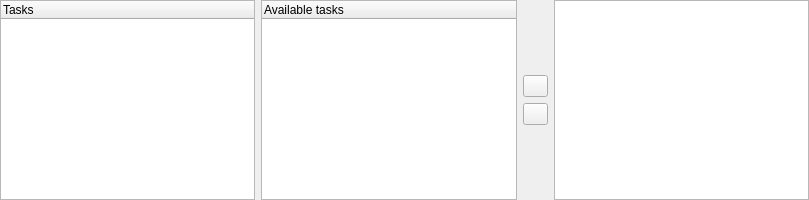
<ui version="4.0" >
 <class>KPlato::PertEditor</class>
 <widget class="QWidget" name="KPlato::PertEditor" >
  <property name="geometry" >
   <rect>
    <x>0</x>
    <y>0</y>
    <width>809</width>
    <height>200</height>
   </rect>
  </property>
  <layout class="QHBoxLayout" name="horizontalLayout_2" >
   <property name="margin" >
    <number>0</number>
   </property>
   <item>
    <layout class="QHBoxLayout" name="horizontalLayout" >
     <item>
      <widget class="QTreeWidget" name="taskList" >
       <column>
        <property name="text" >
         <string>Tasks</string>
        </property>
       </column>
      </widget>
     </item>
     <item>
      <widget class="QTreeWidget" name="available" >
       <column>
        <property name="text" >
         <string>Available tasks</string>
        </property>
       </column>
      </widget>
     </item>
     <item>
      <layout class="QVBoxLayout" >
       <item>
        <spacer>
         <property name="orientation" >
          <enum>Qt::Vertical</enum>
         </property>
         <property name="sizeHint" stdset="0" >
          <size>
           <width>20</width>
           <height>40</height>
          </size>
         </property>
        </spacer>
       </item>
       <item>
        <widget class="QPushButton" name="addBtn" >
         <property name="sizePolicy" >
          <sizepolicy vsizetype="Fixed" hsizetype="Fixed" >
           <horstretch>0</horstretch>
           <verstretch>0</verstretch>
          </sizepolicy>
         </property>
         <property name="maximumSize" >
          <size>
           <width>25</width>
           <height>25</height>
          </size>
         </property>
         <property name="toolTip" >
          <string>Add required task</string>
         </property>
         <property name="text" >
          <string/>
         </property>
        </widget>
       </item>
       <item>
        <widget class="QPushButton" name="removeBtn" >
         <property name="maximumSize" >
          <size>
           <width>25</width>
           <height>25</height>
          </size>
         </property>
         <property name="toolTip" >
          <string>Remove required task</string>
         </property>
         <property name="text" >
          <string/>
         </property>
        </widget>
       </item>
       <item>
        <spacer>
         <property name="orientation" >
          <enum>Qt::Vertical</enum>
         </property>
         <property name="sizeHint" stdset="0" >
          <size>
           <width>20</width>
           <height>40</height>
          </size>
         </property>
        </spacer>
       </item>
      </layout>
     </item>
     <item>
      <widget class="RelationTreeView" name="required" />
     </item>
    </layout>
   </item>
  </layout>
 </widget>
 <customwidgets>
  <customwidget>
   <class>RelationTreeView</class>
   <extends>QTreeView</extends>
   <header>kptrelationeditor.h</header>
  </customwidget>
 </customwidgets>
 <tabstops>
  <tabstop>taskList</tabstop>
  <tabstop>available</tabstop>
  <tabstop>addBtn</tabstop>
  <tabstop>removeBtn</tabstop>
  <tabstop>required</tabstop>
 </tabstops>
 <resources/>
 <connections/>
</ui>
